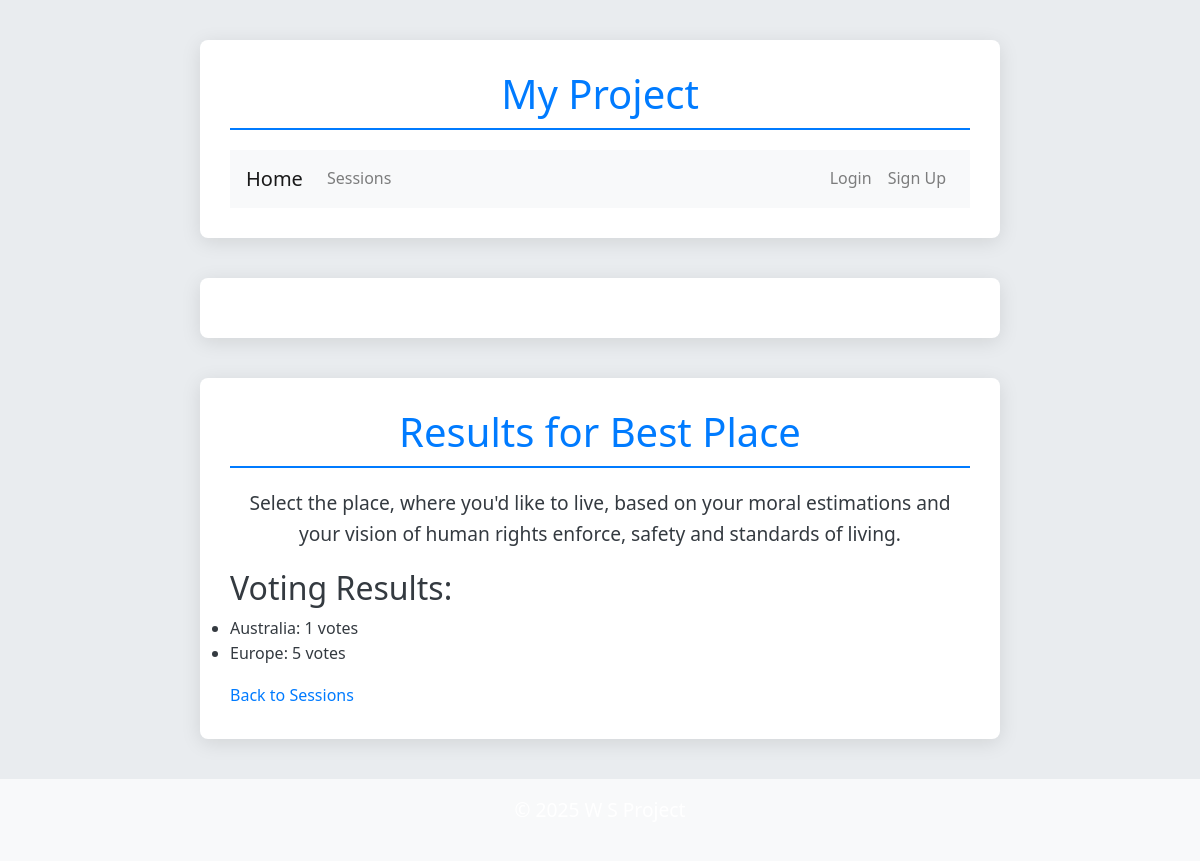
/results/1/results/, run on an earlier commit of the app's database.
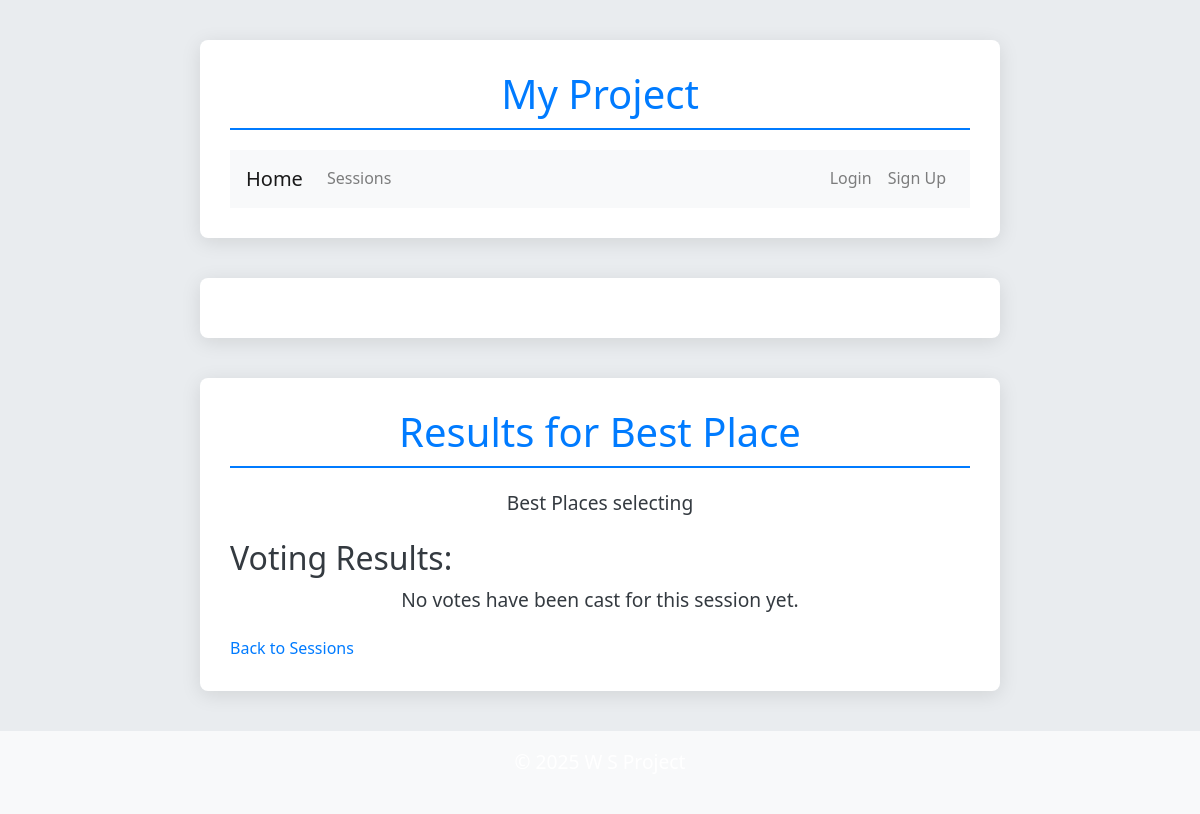
And on a later commit of the database.
### voting_sessions/models.py (models this page shows, shortened)
class Session(models.Model):
    title = models.CharField(max_length=200, null=True, blank=True)  # Single title for the session (choices + voting)
    session_start_time = models.DateTimeField(null=True, blank=True)  # When the session starts (choices phase)
    session_end_time = models.DateTimeField(default=calculate_default_end_time, null=True, blank=True)
    choice_duration = models.DurationField(null=True, blank=True, default=timedelta(hours=1))  # Duration of the choices phase
    voting_duration = models.DurationField(null=True, blank=True, default=timedelta(hours=1))  # Duration of the voting phase
    description = models.TextField(default="Default description", null=True, blank=True)  # Session description
    email_sent = models.BooleanField(default=False)
    creator_email = models.EmailField(max_length=255, blank=True, null=True, default="postvezha@gmail.com")
    invitation_endpoint = models.URLField(max_length=500, blank=True, null=True, default="https://example.comm")

class Option(models.Model):
    session = models.ForeignKey('voting_sessions.Session', on_delete=models.CASCADE, related_name='options')
    title = models.CharField(max_length=255)
    description = models.TextField(blank=True)

### results/views.py (the view)
# urls.py: path('<int:session_id>/results/', views.results_detail, name='results_detail'),
def results_detail(request, session_id):
    session = get_object_or_404(Session, id=session_id)
    votes = Vote.objects.filter(option__session=session)
    vote_counts = votes.values('option__title').annotate(count=Count('id'))
    return render(request, 'results/results_detail.html', {
        'session': session,
        'vote_counts': vote_counts,
    })

### results/templates/results/results_detail.html
{% extends "base.html" %}
{% block content %}
<h1>Results for {{ session.title }}</h1>
<p>{{ session.description }}</p>
<h2>Voting Results:</h2>
<ul>
    {% for vote in vote_counts %}
        <li>{{ vote.option__title }}: {{ vote.count }} votes</li>
    {% empty %}
        <p>No votes have been cast for this session yet.</p>
    {% endfor %}
</ul>
<a href="{% url 'voting_sessions:session_list' %}">Back to Sessions</a>
{% endblock %}

What changed in the data, as far as the page shows it:
no longer on this page (row unchanged): Option: option__title "Australia", count "1"
no longer on this page (row unchanged): Option: option__title "Europe", count "5"
changed Session "Best Place": description "Select the place, where you'd like to live, based on your moral estimations and your vision of human rights enforce, safety and standards of living." → "Best Places selecting"
Also different on the page:
text now shown: "No votes have been cast for this session yet."
